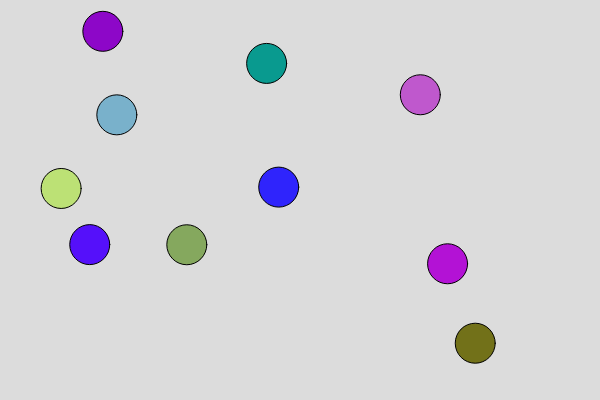
Frame 1 (no input)
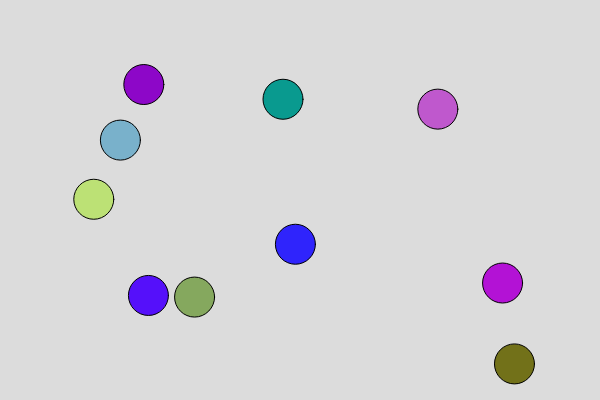
Frame 60 (no input)
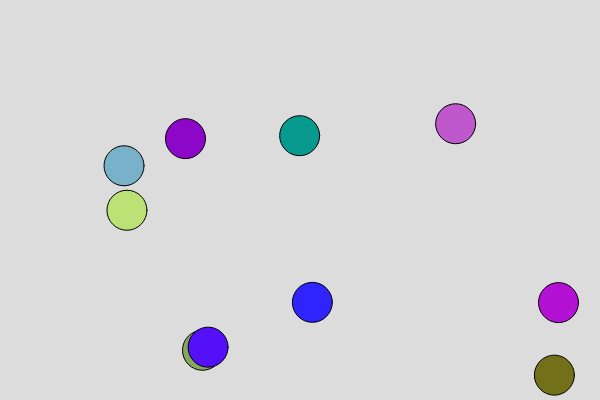
Frame 120 (the mouse pressed at the canvas centre since frame 60)

The p5.js sketch that drew these frames (run headless with seeded random() and noise() and a simulated clock; from frame 60 on, the mouse is pressed at the canvas centre):

// p5.js sketch
// ── sketch.js
let ba = [];
let sz = 40;
let sz2 = 90;
let numB = 10;
let intensity_slider;
let value_text;
let value = 1;
let bubble_button;
let color_button;
let sec;
let time_allowed = 20;
let total_score = 0;

class Bubble {
  constructor(xloc, yloc, colr, sze, xs, ys) {
    this.x = xloc;
    this.y = yloc;
    this.c = colr;
    this.s = sze;
    this.xspd = xs;
    this.yspd = ys;
    this.xdir = 1;
    this.ydir = 1;
  }
  display() {
    fill(this.c);
    ellipse(this.x, this.y, this.s, this.s);
  }

  move() {
    push();
    this.x += value * this.xdir * this.xspd;
    this.y += value * this.ydir * this.yspd;
    if (this.x + this.s / 2 > width || this.x - this.s / 2 < 0) {
      this.xdir *= -1;
    }
    if (this.y + this.s / 2 > height || this.y - this.s / 2 < 0) {
      this.ydir *= -1;
    }
    pop();
  }
}

function setup() {
  createCanvas(600, 400);
  intensity_slider = createSlider(1, 5, 1, 1);
  value = intensity_slider.value();
  value_text = createP('the intensity is: ' + value);
  let p = createP('Try to click on all of the buttons to pop them once you do that you WIN!');
  bubble_button = createButton('New Bubble');
  bubble_button.mousePressed(createbubble);
  // delete_bubble = createButton('get rid of the big bubbles');
  // delete_bubble.mousePressed(deletebubble);
  color_button = createButton('change big bubbles color');
  color_button.mousePressed(change_clr);

  for (let i = 0; i < numB; i++) {
    ba.push(new Bubble(random(sz / 2, width - sz / 2), random(sz / 2, height - sz / 2), randColor(), sz, random(value), random(value)));
  }
}

function draw() {
  background(220);
  sec = millis() / 1000 % 60;
  value = intensity_slider.value();
  value_text.html('the intensity is: ' + nf(value, 1, 2));

  for (let i = 0; i < ba.length; i++) {
    ba[i].move();
    ba[i].display();
  }
  if (sec >= time_allowed) {
    fill(0);
    textSize(32);
    textAlign(CENTER);
    text('you scored ' + total_score, width / 2, height / 2);
    noLoop();
  }
}

function randColor() {
  return color(random(255), random(255), random(255));
}

function createbubble() {
  ba.push(new Bubble(width / 2, height / 2, color('cyan'), sz2, random(value), random(value)));
}

function mousePressed() {
  for (let i = ba.length - 1; i >= 0; i--) {
    let d = dist(mouseX, mouseY, ba[i].x, ba[i].y);
    if (d <= ba[i].s) {
      ba.splice(i, 1);
      total_score += value;
    }
  }
}

function change_clr() {
  for (let i = 0; i < ba.length; i++) {
    if (ba[i].s > sz) {
      ba[i].c = color('red');
    }
  }
}
